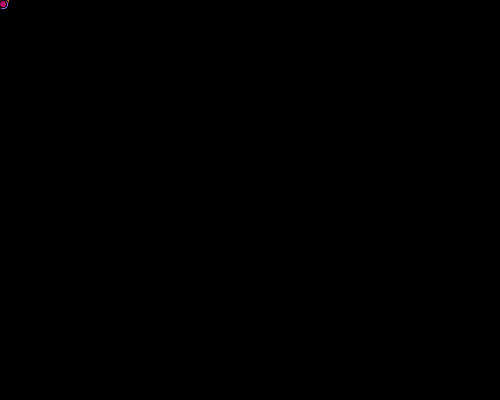
Frame 1 (no input)
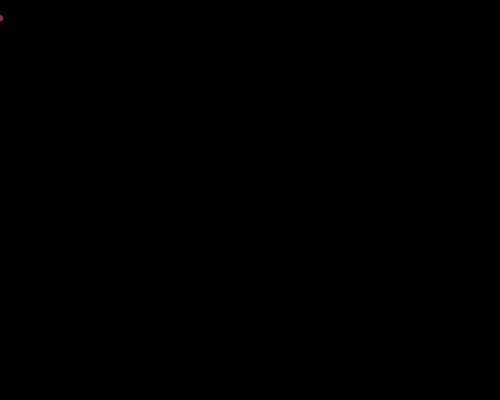
Frame 60 (the mouse pressed at the canvas centre just before this capture)
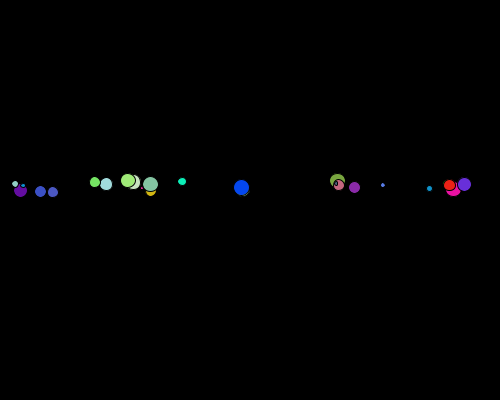
Frame 120 (the mouse held since frame 60 and released just before this capture)

The Processing sketch that drew these frames (run headless with seeded random() and noise(); from frame 60 on, the mouse is pressed at the canvas centre):

// Processing sketch: FireworkArray
// ── FireworkArray.pde
// Global Variables
Firework[] firework = new Firework[25]; //Change to Static Variable

void setup() {
  size(500, 400); //fullScreen(), displayWidth & displayHeight
  // Landscape vs. portrait views, leads to screenSize Checker
  //
  for (int i=0; i<firework.length; i++) {
    firework[i] = new Firework(width, height);
  }//End FOR
}// End setup()

void draw() {
  background(0);
  //
  for (int i=0; i<firework.length; i++) {
    firework[i].step();
    firework[i].bounce();
    firework[i].draw();
    println(firework[0].y);
  }//End FOR
}//End draw()

void keyPressed () { // Review KeyBoard Input
}

void mousePressed() { // Review mouseX and mouseY Key Variables and curser position input
  for (int i=0; i<firework.length; i++) {
    firework[i] = new Firework(width, height);
  }//End FOR
}

// ── Firework.pde
class Firework {
  //Variables
  float x;
  float y;
  float diameter;
  color colour;
  float xSpeed;
  float ySpeed;
  float gravity;

  //Constructor (Populates Variables)
  Firework (float width, float height) {
    this.x = mouseX; //width*1/2
    this.y = mouseY; //height*1/2
    this.colour = color (random(255), random(255), random(255) );
    this.diameter = random (width*1/150, width*1/30);
    this.xSpeed = random (-5, 5);
    this.ySpeed = random (-5, 5);
    gravity = 0.5;
  }//End Constructor

  //Methods
  void step() {
    x += xSpeed;
    y += ySpeed;
    ySpeed += gravity;
  }//End step()

  void bounce() {
    if (y < 0+diameter*1/2 || y > height-diameter*1/2) { //
      ySpeed = ySpeed*-1;
    }//End height bounces
    if (x < 0+diameter*1/2 || x > width-diameter*1/2) {
      xSpeed = xSpeed * -1;
    }// End left and right bounces
  }//End bounce()

  void draw() {
    fill(colour);
    ellipse(x, y, diameter, diameter);
    fill(0);
  }//End draw()
} //End Firework Class
